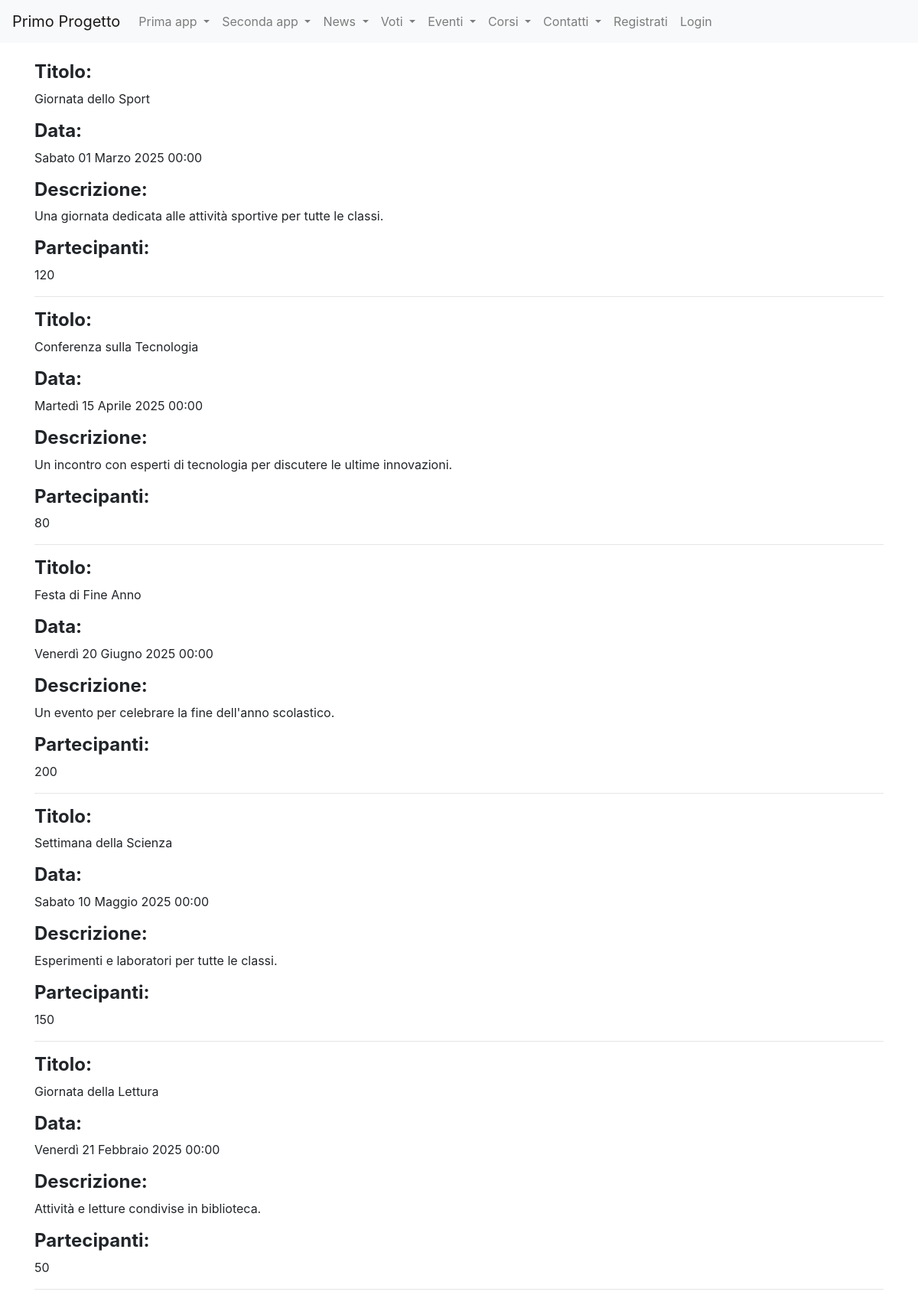
/eventi/viewB/, run on the app's committed database.
### eventi/models.py (models this page shows, shortened)
class Evento(models.Model):
    titolo=models.CharField(max_length=20)
    data_evento=models.DateTimeField()
    descrizione=models.TextField()
    partecipanti=models.IntegerField(default=0)
    class Meta:
        verbose_name="Evento"
        verbose_name_plural="Eventi"

### eventi/views.py (the view)
# urls.py: path("viewB/", viewB.as_view(), name="viewB"),
class viewB(ListView):
    model = Evento
    template_name = "viewB.html"
    def get_context_data(self, **kwargs):
        context=super().get_context_data(**kwargs)
        context["eventi"] = Evento.objects.all()
        return context

### eventi/templates/viewB.html (shortened to what this page needs)
{% extends "base.html" %}
{% block content %}
    {% for evento in eventi %}
        <h4><strong>Titolo: </strong></h4><p>{{evento.titolo}}</p>
        <h4><strong>Data: </strong></h4><p>{{evento.data_evento}}</p>
        <h4><strong>Descrizione: </strong></h4><p>{{evento.descrizione}}</p>
        <h4><strong>Partecipanti: </strong></h4><p>{{evento.partecipanti}}</p>
        <hr>
    {% endfor %}
{% endblock content %}

### data on the page
Evento: titolo "Giornata dello Sport", data_evento "Sabato 01 Marzo 2025 00:00", descrizione "Una giornata dedicata alle attività sportive per tutte le classi.", partecipanti "120"
Evento: titolo "Conferenza sulla Tecnologia", data_evento "Martedì 15 Aprile 2025 00:00", descrizione "Un incontro con esperti di tecnologia per discutere le ultime innovazioni.", partecipanti "80"
Evento: titolo "Festa di Fine Anno", data_evento "Venerdì 20 Giugno 2025 00:00", descrizione "Un evento per celebrare la fine dell'anno scolastico.", partecipanti "200"
Evento: titolo "Settimana della Scienza", data_evento "Sabato 10 Maggio 2025 00:00", descrizione "Esperimenti e laboratori per tutte le classi.", partecipanti "150"
Evento: titolo "Giornata della Lettura", data_evento "Venerdì 21 Febbraio 2025 00:00", descrizione "Attività e letture condivise in biblioteca.", partecipanti "50"
